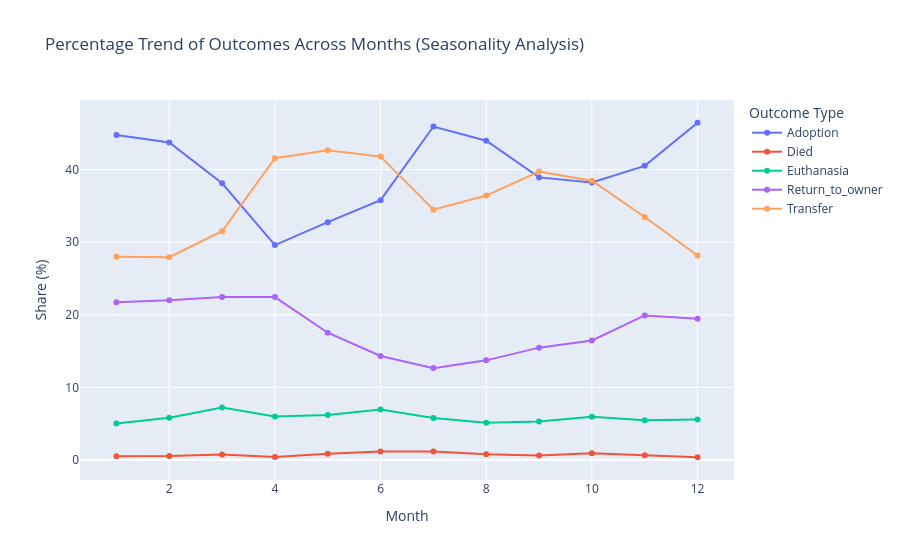

The notebook cell this image was saved under:
### Code cell
"""
Aggregate outcome frequencies by month and normalize row-wise to examine 
monthly behavioral seasonality. Melt the aggregated matrix and plot a line chart 
to track percentage shifts of each outcome type over the course of a year.
"""
month_outcome = (
    pd.crosstab(
        train_transformed["DateTime_month"],
        train_transformed["OutcomeType"],
        normalize="index",
    )
    * 100
).reset_index()

month_outcome_melted = month_outcome.melt(
    id_vars="DateTime_month",
    var_name="OutcomeType",
    value_name="Percentage",
)

fig4 = px.line(
    month_outcome_melted,
    x="DateTime_month",
    y="Percentage",
    color="OutcomeType",
    markers=True,
    title="Percentage Trend of Outcomes Across Months (Seasonality Analysis)",
    labels={
        "DateTime_month": "Month",
        "Percentage": "Share (%)",
        "OutcomeType": "Outcome Type",
    },
)
fig4.show()

### Figure 1 — Plotly figure (JSON) as saved in the notebook; plotly's stock layout.template omitted (floating-point values rounded to 4 significant figures)
{"data": [{"hovertemplate": "Outcome Type=Adoption<br>Month=%{x}<br>Share (%)=%{y}<extra></extra>", "legendgroup": "Adoption", "line": {"color": "#636efa", "dash": "solid"}, "marker": {"symbol": "circle"}, "mode": "lines+markers", "name": "Adoption", "orientation": "v", "showlegend": true, "type": "scatter", "x": [1, 2, 3, 4, 5, 6, 7, 8, 9, 10, 11, 12], "xaxis": "x", "y": [44.77, 43.73, 38.12, 29.6, 32.76, 35.79, 45.93, 43.97, 38.92, 38.22, 40.52, 46.45], "yaxis": "y"}, {"hovertemplate": "Outcome Type=Died<br>Month=%{x}<br>Share (%)=%{y}<extra></extra>", "legendgroup": "Died", "line": {"color": "#EF553B", "dash": "solid"}, "marker": {"symbol": "circle"}, "mode": "lines+markers", "name": "Died", "orientation": "v", "showlegend": true, "type": "scatter", "x": [1, 2, 3, 4, 5, 6, 7, 8, 9, 10, 11, 12], "xaxis": "x", "y": [0.5141, 0.5339, 0.7343, 0.4144, 0.8596, 1.164, 1.157, 0.7827, 0.5988, 0.9372, 0.6372, 0.3716], "yaxis": "y"}, {"hovertemplate": "Outcome Type=Euthanasia<br>Month=%{x}<br>Share (%)=%{y}<extra></extra>", "legendgroup": "Euthanasia", "line": {"color": "#00cc96", "dash": "solid"}, "marker": {"symbol": "circle"}, "mode": "lines+markers", "name": "Euthanasia", "orientation": "v", "showlegend": true, "type": "scatter", "x": [1, 2, 3, 4, 5, 6, 7, 8, 9, 10, 11, 12], "xaxis": "x", "y": [5.013, 5.82, 7.21, 5.98, 6.208, 6.943, 5.786, 5.11, 5.289, 5.935, 5.472, 5.574], "yaxis": "y"}, {"hovertemplate": "Outcome Type=Return_to_owner<br>Month=%{x}<br>Share (%)=%{y}<extra></extra>", "legendgroup": "Return_to_owner", "line": {"color": "#ab63fa", "dash": "solid"}, "marker": {"symbol": "circle"}, "mode": "lines+markers", "name": "Return_to_owner", "orientation": "v", "showlegend": true, "type": "scatter", "x": [1, 2, 3, 4, 5, 6, 7, 8, 9, 10, 11, 12], "xaxis": "x", "y": [21.72, 22.0, 22.43, 22.44, 17.53, 14.32, 12.65, 13.72, 15.47, 16.45, 19.9, 19.44], "yaxis": "y"}, {"hovertemplate": "Outcome Type=Transfer<br>Month=%{x}<br>Share (%)=%{y}<extra></extra>", "legendgroup": "Transfer", "line": {"color": "#FFA15A", "dash": "solid"}, "marker": {"symbol": "circle"}, "mode": "lines+markers", "name": "Transfer", "orientation": "v", "showlegend": true, "type": "scatter", "x": [1, 2, 3, 4, 5, 6, 7, 8, 9, 10, 11, 12], "xaxis": "x", "y": [27.98, 27.92, 31.51, 41.56, 42.65, 41.79, 34.48, 36.42, 39.72, 38.46, 33.47, 28.17], "yaxis": "y"}], "layout": {"legend": {"title": {"text": "Outcome Type"}, "tracegroupgap": 0}, "title": {"text": "Percentage Trend of Outcomes Across Months (Seasonality Analysis)"}, "xaxis": {"anchor": "y", "domain": [0, 1], "title": {"text": "Month"}}, "yaxis": {"anchor": "x", "domain": [0, 1], "title": {"text": "Share (%)"}}}}
